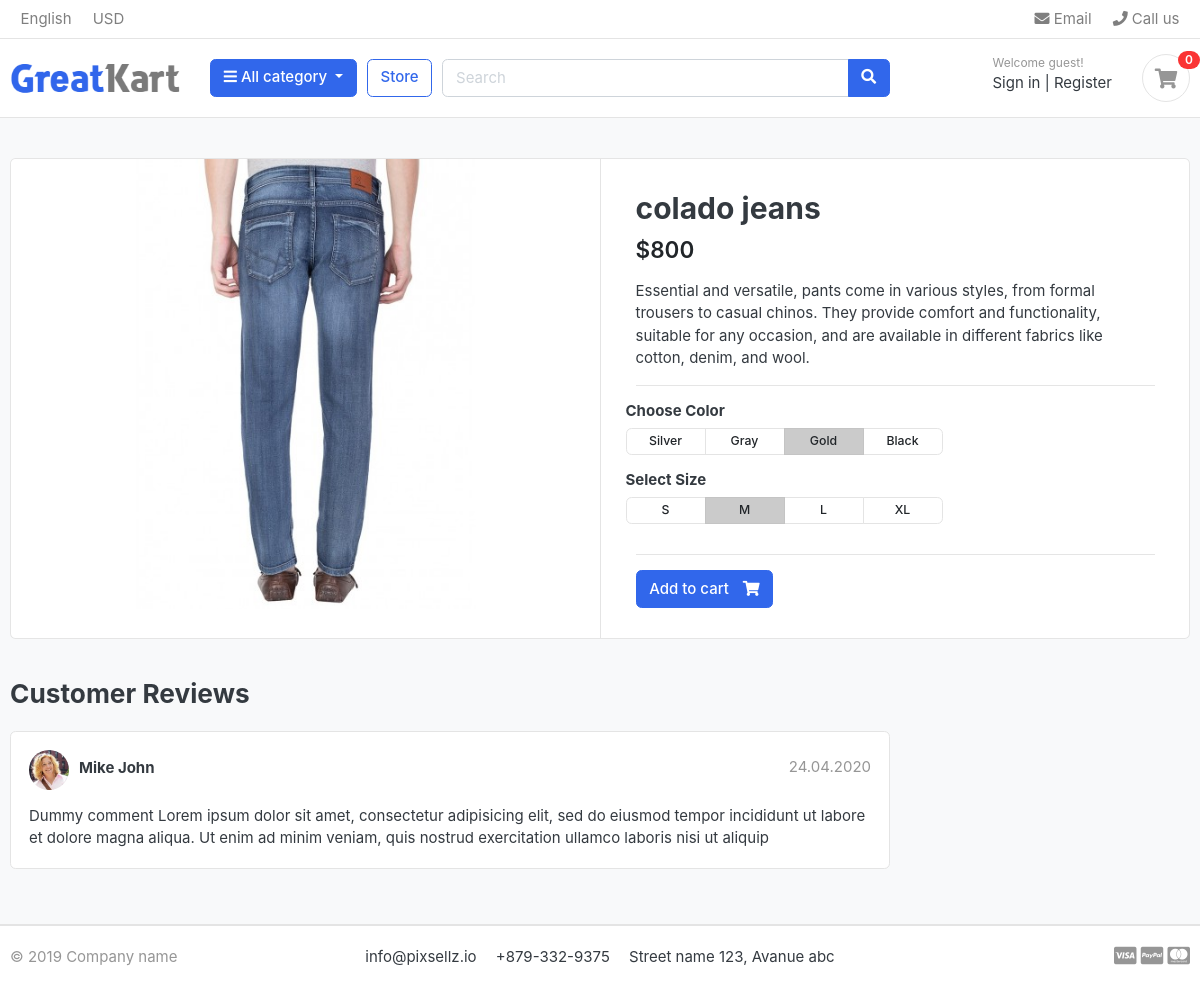
The app's page /store/jeans/colado-jeans/ with its own data.
### store/models.py (models this page shows, shortened)
class Product(models.Model):
      product_name   =  models.CharField(max_length=200,unique=True)
      slug           =  models.SlugField(max_length=200,unique=True)
      discription    =  models.CharField(max_length=500,blank=True)
      price          =  models.IntegerField()
      stock          =  models.IntegerField()
      image          =  models.ImageField(upload_to='photos/product')
      is_available   =  models.BooleanField(default=True)
      create_date    =  models.DateTimeField(auto_now_add=True)
      update_date    =  models.DateTimeField(auto_now=True)
      category       = models.ForeignKey(Category,on_delete=models.CASCADE)

### store/views.py (the view)
# urls.py: path('<slug:category_slug>/<slug:product_slug>/',views.product_detail,name='product_detail'),
def product_detail(request,category_slug,product_slug):
      try:
            single_product = Product.objects.get(category__slug=category_slug,slug=product_slug)
            in_cart = CartItem.objects.filter(cart__cart_id=_cart_id(request),product=single_product).exists()
      except Exception as e:
            raise e
      context={
            'single_product':single_product,
            'in_cart':in_cart,
      }
      return render(request,'stores/product_detail.html',context)

### carts/context_procesore.py (called while the page is built)
def counter(request):
     cart_count = 0
     if 'admin' in request.path:
          return {}
     else:
          try:
            cart      = Cart.objects.filter(cart_id=_cart_id(request))
            cart_items = CartItem.objects.all().filter(cart=cart[0:1])
            for cart_item in cart_items:
                 cart_count += cart_item.quantity
          except Cart.DoesNotExist:
            cart_count = 0
          return dict(cart_count=cart_count)

### carts/views.py (called while the page is built)
def _cart_id(request):
      cart = request.session.session_key
      if not cart:
            cart = request.session.create()
      return cart

### category/context_procesore.py (called while the page is built)
def menu_category_link(request):
      links = Category.objects.all()
      return dict(links=links)

### category/models.py (called while the page is built)
    def get_url(self):
        return reverse('products_by_category',args=[self.slug])

### templates/stores/product_detail.html
{% extends 'base.html' %}
{% load static %}
{% block content %}
<section class="section-content padding-y bg">
      <div class="container">
      <div class="card">
            <div class="row no-gutters">
                  <aside class="col-md-6">
      <article class="gallery-wrap">
            <div class="img-big-wrap">
               <a href="#"><img src="{{ single_product.image.url }}"></a>
            </div>
      </article>
                  </aside>
                  <main class="col-md-6 border-left">
      <article class="content-body">
      <h2 class="title">{{ single_product.product_name }}</h2>
      <div class="mb-3">
            <var class="price h4">${{ single_product.price }}</var>
      </div>
      <p>{{ single_product.discription }}</p>
      <hr>
            <div class="row">
                  <div class="item-option-select">
                        <h6>Choose Color</h6>
                        <div class="btn-group btn-group-sm btn-group-toggle" data-toggle="buttons">
                          <label class="btn btn-light">
                            <input type="radio" name="radio_color"> Silver
                          </label>
                          <label class="btn btn-light">
                            <input type="radio" name="radio_color" > Gray
                          </label>
                          <label class="btn btn-light active">
                            <input type="radio" name="radio_color checked"> Gold
                          </label>
                          <label class="btn btn-light">
                            <input type="radio" name="radio_color"> Black
                          </label>
                        </div>
                  </div>
            </div>
            <div class="row">
                  <div class="item-option-select">
                        <h6>Select Size</h6>
                        <div class="btn-group btn-group-sm btn-group-toggle" data-toggle="buttons">
                          <label class="btn btn-light">
                            <input type="radio" name="radio_color"> S
                          </label>
                          <label class="btn btn-light active">
                            <input type="radio" name="radio_color" checked> M
                          </label>
                          <label class="btn btn-light">
                            <input type="radio" name="radio_color"> L
                          </label>
                          <label class="btn btn-light">
                            <input type="radio" name="radio_color"> XL
                          </label>
                        </div>
                  </div>
            </div>
            <hr>
            {% if single_product.stock <= 0 %}
            <h5>Sorry out of stock!</h5>
            {% else %}
              {% if in_cart %}
              <a href="#" class="btn  btn-primary"> <span class="text">Added to cart</span> <i class="fas fa-check"></i></a>
              <a href="{% url 'cart' %}" class="btn  btn-outline-primary"> <span class="text">View cart</span> <i class="fas fa-eye"></i></a>
              {% else %}
              <a href="{% url 'add_cart' single_product.id %}" class="btn  btn-primary"> <span class="text">Add to cart</span> <i class="fas fa-shopping-cart"></i></a>
              {% endif %}
            {% endif %}
      </article>
                  </main>
            </div>
      </div>
      <br>
      <div class="row">
                        <div class="col-md-9">
            <header class="section-heading">
                  <h3>Customer Reviews </h3>
            </header>
            <article class="box mb-3">
                  <div class="icontext w-100">
                        <img src="{% static './images/avatars/avatar1.jpg' %}" class="img-xs icon rounded-circle">
                        <div class="text">
                              <span class="date text-muted float-md-right">24.04.2020 </span>
                              <h6 class="mb-1">Mike John </h6>
                        </div>
                  </div>
                  <div class="mt-3">
                        <p>
                              Dummy comment Lorem ipsum dolor sit amet, consectetur adipisicing elit, sed do eiusmod
                              tempor incididunt ut labore et dolore magna aliqua. Ut enim ad minim veniam,
                              quis nostrud exercitation ullamco laboris nisi ut aliquip
                        </p>
                  </div>
            </article>
            </div>
      </div>
      </div>
      </section>
{% endblock %}

### static/css/ui.css (style rules this page uses)
html { font-family: "Inter", sans-serif; font-size: 15px; }
.content-body { flex: 1 1 auto; padding: 2rem 2.3rem; }
.img-xs, .img-sm, .img-md, .img-lg { -o-object-fit: cover; object-fit: cover; flex-shrink: 0; flex-grow: 0; }
.img-xs { width: 40px; height: 40px; }
.padding-y { padding-top: 40px; padding-bottom: 40px; }
var { font-style: normal; }
article:after, .form-group:after { display: block; clear: both; content: ""; }
.bg { background-color: #f8f9fa; }
.section-heading { margin-bottom: 20px; margin-top: 15px; }
p:last-child { margin-bottom: 0; }
.btn-light { background-color: #fff; border-color: #e4e4e4; }
.btn .text + i { margin-left: 10px; }
.icontext { display: inline-flex; align-items: center; vertical-align: middle; }
.icontext .text { width: 100%; line-height: 1.2; }
.icontext .icon { position: relative; margin-right: 10px; flex-shrink: 0; flex-grow: 0; }
.price { font-weight: 600; color: #212529; }
.box { padding: 18px; background: #fff; border-radius: 0.37rem; border: 1px solid #e4e4e4; }
.box img { max-width: 100%; }
.gallery-wrap .img-big-wrap { margin-bottom: 10px; border-radius: 0.37rem; overflow: hidden; background-color: #fff; }
.gallery-wrap .img-big-wrap a { text-align: center; display: block; }
.gallery-wrap .img-big-wrap img { height: 450px; width: auto; display: inline-block; }
.item-option-select { margin-bottom: 1rem; display: inline-block; margin-right: 15px; }
.item-option-select .btn { min-width: 80px; }

### records on screen
Product: image (picture), product_name "colado jeans", price "800", discription "Essential and versatile, pants come in various styles, from formal trousers to casual chinos. They provide comfort and functionality, suitable for any occasion, and are available in different fabrics like cotton, denim, and wool."

### other values on screen
{{ cart_count }} "0"
